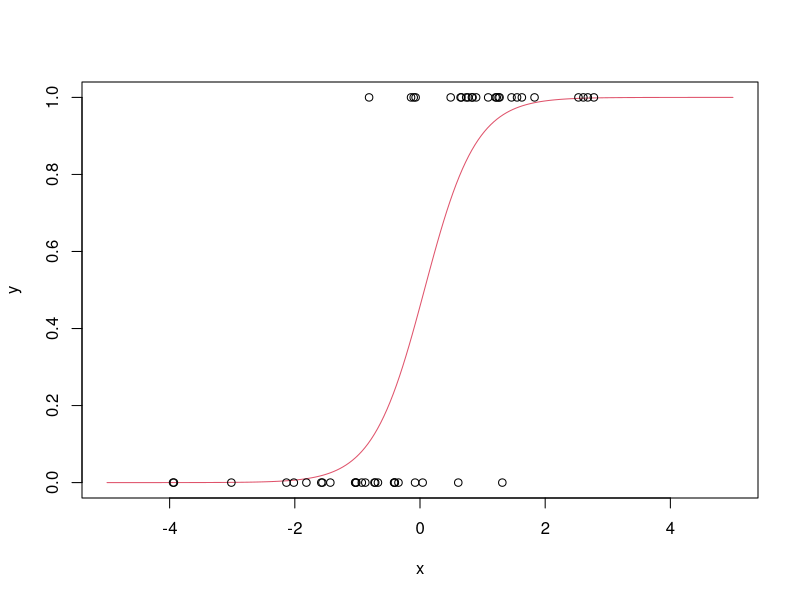
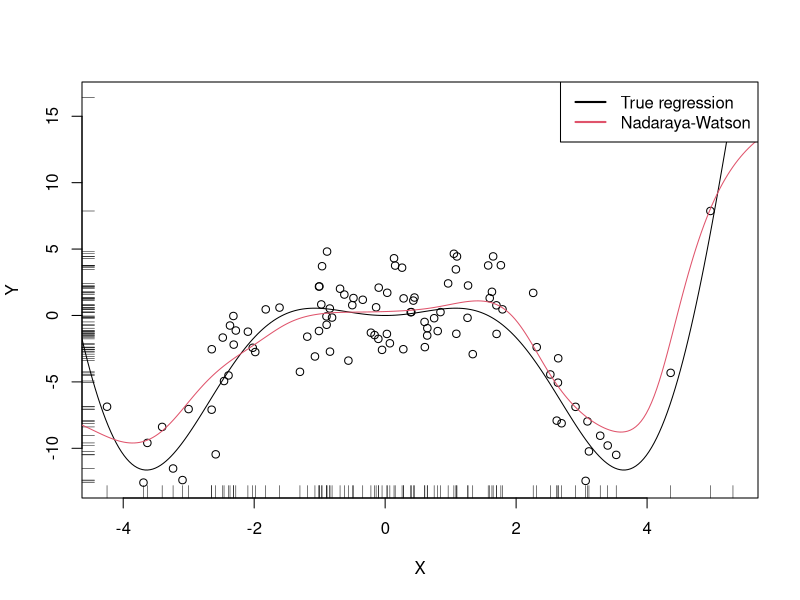

Generate these figures, in order, with R: (Note: this script raises an error after producing the figures.)

## ------------------------------------------------------------------------
## Name: 03-reg.R
## Description: Script for Chapter 3 of "A Short Course on Nonparametric Curve Estimation"
## Link: https://egarpor.github.io/NP-EAFIT
## License: https://creativecommons.org/licenses/by-nc-nd/4.0/
## Author: Eduardo García-Portugués
## ------------------------------------------------------------------------

## ----lm-----------------------------------------------------------------------
# Create the data employed in Figure 3.1

# Generates 50 points from a N(0, 1): predictors and error
set.seed(34567)
x1 <- rnorm(50)
x2 <- rnorm(50)
x3 <- x1 + rnorm(50, sd = 0.05) # Make variables dependent
eps <- rnorm(50)

# Responses
yLin <- -0.5 + 0.5 * x1 + 0.5 * x2 + eps
yQua <- -0.5 + x1^2 + 0.5 * x2 + eps
yExp <- -0.5 + 0.5 * exp(x2) + x3 + eps

# Data
dataAnimation <- data.frame(x1 = x1, x2 = x2, yLin = yLin,
                            yQua = yQua, yExp = yExp)

# Call lm
# lm employs formula = response ~ predictor1 + predictor2 + ...
# (names according to the data frame names) for denoting the regression
# to be done
mod <- lm(yLin ~ x1 + x2, data = dataAnimation)
summary(mod)

# mod is a list with a lot of information
# str(mod) # Long output

# Coefficients
mod$coefficients

# Application of formula (3.4)

# Matrix X
X <- cbind(1, x1, x2)

# Vector Y
Y <- yLin

# Coefficients
beta <- solve(t(X) %*% X) %*% t(X) %*% Y
beta








## ----glm-1--------------------------------------------------------------------
# Create the data employed in Figure 3.4

# Data
set.seed(34567)
x <- rnorm(50, sd = 1.5)
y1 <- -0.5 + 3 * x
y2 <- 0.5 - 2 * x
y3 <- -2 + 5 * x
y1 <- rbinom(50, size = 1, prob = 1 / (1 + exp(-y1)))
y2 <- rbinom(50, size = 1, prob = 1 / (1 + exp(-y2)))
y3 <- rbinom(50, size = 1, prob = 1 / (1 + exp(-y3)))

# Data
dataMle <- data.frame(x = x, y1 = y1, y2 = y2, y3 = y3)


## ----glm-2--------------------------------------------------------------------
# Call glm
# glm employs formula = response ~ predictor1 + predictor2 + ...
# (names according to the data frame names) for denoting the regression
# to be done. We need to specify family = "binomial" to make a
# logistic regression
mod <- glm(y1 ~ x, family = "binomial", data = dataMle)
summary(mod)

# mod is a list with a lot of information
# str(mod) # Long output

# Coefficients
mod$coefficients

# Plot the fitted regression curve
xGrid <- seq(-5, 5, l = 200)
yGrid <- 1 / (1 + exp(-(mod$coefficients[1] + mod$coefficients[2] * xGrid)))
plot(xGrid, yGrid, type = "l", col = 2, xlab = "x", ylab = "y")
points(x, y1)


## ----nw-1---------------------------------------------------------------------
# Nadaraya--Watson
mNW <- function(x, X, Y, h, K = dnorm) {

  # Arguments
  # x: evaluation points
  # X: vector (size n) with the predictors
  # Y: vector (size n) with the response variable
  # h: bandwidth
  # K: kernel

  # Matrix of size n x length(x)
  Kx <- sapply(X, function(Xi) K((x - Xi) / h) / h)

  # Weights
  W <- Kx / rowSums(Kx) # Column recycling!

  # Means at x ("drop" to drop the matrix attributes)
  drop(W %*% Y)

}

# Generate some data to test the implementation
set.seed(12345)
n <- 100
eps <- rnorm(n, sd = 2)
m <- function(x) x^2 * cos(x)
X <- rnorm(n, sd = 2)
Y <- m(X) + eps
xGrid <- seq(-10, 10, l = 500)

# Bandwidth
h <- 0.5

# Plot data
plot(X, Y)
rug(X, side = 1); rug(Y, side = 2)
lines(xGrid, m(xGrid), col = 1)
lines(xGrid, mNW(x = xGrid, X = X, Y = Y, h = h), col = 2)
legend("topright", legend = c("True regression", "Nadaraya-Watson"),
       lwd = 2, col = 1:2)


## ----nw-2, eval = FALSE-------------------------------------------------------
# # Simple plot of N-W for varying h's
# manipulate({
# 
#   # Plot data
#   plot(X, Y)
#   rug(X, side = 1); rug(Y, side = 2)
#   lines(xGrid, m(xGrid), col = 1)
#   lines(xGrid, mNW(x = xGrid, X = X, Y = Y, h = h), col = 2)
#   legend("topright", legend = c("True regression", "Nadaraya-Watson"),
#          lwd = 2, col = 1:2)
# 
# }, h = slider(min = 0.01, max = 2, initial = 0.5, step = 0.01))
# 




## ----loc-1--------------------------------------------------------------------
# Generate some data to test the implementation
set.seed(123456)
n <- 100
eps <- rnorm(n, sd = 2)
m <- function(x) x^3 * sin(x)
X <- rnorm(n, sd = 1.5)
Y <- m(X) + eps
xGrid <- seq(-10, 10, l = 500)

# Bandwidth
h <- 0.25
lp0 <- locpoly(x = X, y = Y, bandwidth = h, degree = 0, range.x = c(-10, 10),
               gridsize = 500)
lp1 <- locpoly(x = X, y = Y, bandwidth = h, degree = 1, range.x = c(-10, 10),
               gridsize = 500)

# Plot data
plot(X, Y)
rug(X, side = 1); rug(Y, side = 2)
lines(xGrid, m(xGrid), col = 1)
lines(lp0$x, lp0$y, col = 2)
lines(lp1$x, lp1$y, col = 3)
legend("bottom", legend = c("True regression", "Local constant",
                         "Local linear"),
       lwd = 2, col = 1:3)


## ----loc-2, eval = FALSE------------------------------------------------------
# # Simple plot of local polynomials for varying h's
# manipulate({
# 
#   # Plot data
#   lpp <- locpoly(x = X, y = Y, bandwidth = h, degree = p, range.x = c(-10, 10),
#                  gridsize = 500)
#   plot(X, Y)
#   rug(X, side = 1); rug(Y, side = 2)
#   lines(xGrid, m(xGrid), col = 1)
#   lines(lpp$x, lpp$y, col = p + 2)
#   legend("bottom", legend = c("True regression", "Local polynomial fit"),
#          lwd = 2, col = c(1, p + 2))
# 
# }, h = slider(min = 0.01, max = 2, initial = 0.5, step = 0.01),
# p = slider(min = 0, max = 4, initial = 0, step = 1))
# 


## ----badh---------------------------------------------------------------------
# Grid for representing (3.22)
hGrid <- seq(0.1, 1, l = 200)^2
error <- sapply(hGrid, function(h)
  mean((Y - mNW(x = X, X = X, Y = Y, h = h))^2))

# Error curve
plot(hGrid, error, type = "l")
rug(hGrid)
abline(v = hGrid[which.min(error)], col = 2)


## ----nw-cv--------------------------------------------------------------------
# Generate some data to test the implementation
set.seed(12345)
n <- 100
eps <- rnorm(n, sd = 2)
m <- function(x) x^2 + sin(x)
X <- rnorm(n, sd = 1.5)
Y <- m(X) + eps
xGrid <- seq(-10, 10, l = 500)

# Objective function
cvNW <- function(X, Y, h, K = dnorm) {
  	sum(((Y - mNW(x = X, X = X, Y = Y, h = h, K = K)) /
  	       (1 - K(0) / colSums(K(outer(X, X, "-") / h))))^2)
}

# Find optimum CV bandwidth, with sensible grid
bw.cv.grid <- function(X, Y,
                       h.grid = diff(range(X)) * (seq(0.1, 1, l = 200))^2,
                       K = dnorm, plot.cv = FALSE) {
	obj <- sapply(h.grid, function(h) cvNW(X = X, Y = Y, h = h, K = K))
  h <- h.grid[which.min(obj)]
  if (plot.cv) {
    plot(h.grid, obj, type = "o")
    rug(h.grid)
    abline(v = h, col = 2, lwd = 2)
  }
  h
}

# Bandwidth
h <- bw.cv.grid(X = X, Y = Y, plot.cv = TRUE)
h

# Plot result
plot(X, Y)
rug(X, side = 1); rug(Y, side = 2)
lines(xGrid, m(xGrid), col = 1)
lines(xGrid, mNW(x = xGrid, X = X, Y = Y, h = h), col = 2)
legend("topright", legend = c("True regression", "Nadaraya-Watson"),
       lwd = 2, col = 1:2)




## ----loclog-------------------------------------------------------------------
# Simulate some data
n <- 200
logistic <- function(x) 1 / (1 + exp(-x))
p <- function(x) logistic(1 - 3 * sin(x))
set.seed(123456)
X <- runif(n = n, -3, 3)
Y <- rbinom(n = n, size = 1, prob = p(X))

# Set bandwidth and evaluation grid
h <- 0.25
x <- seq(-3, 3, l = 501)

# Optimize the weighted log-likelihood through glm's built in procedure
suppressWarnings(
  fitGlm <- sapply(x, function(x) {
    K <- dnorm(x = x, mean = X, sd = h)
    glm.fit(x = cbind(1, X - x), y = Y, weights = K,
            family = binomial())$coefficients[1]
  })
)

# Optimize the weighted log-likelihood explicitly
suppressWarnings(
  fitNlm <- sapply(x, function(x) {
    K <- dnorm(x = x, mean = X, sd = h)
    nlm(f = function(beta) {
      -sum(K * (Y * (beta[1] + beta[2] * (X - x)) -
                  log(1 + exp(beta[1] + beta[2] * (X - x)))))
      }, p = c(0, 0))$estimate[1]
  })
)

# Using locfit
# Bandwidth cannot be controlled explicitly - only through nn in ?lp
library(locfit)
fitLocfit <- locfit(Y ~ lp(X, deg = 1, nn = 0.25), family = "binomial",
                    kern = "gauss")

# Compare fits
plot(x, p(x), ylim = c(0, 1.5), type = "l", lwd = 2)
lines(x, logistic(fitGlm), col = 2)
lines(x,logistic(fitNlm), col = 3, lty = 2)
plot(fitLocfit, add = TRUE, col = 4)
legend("topright", legend = c("p(x)", "glm", "nlm", "locfit"), lwd = 2,
       col = c(1, 2, 3, 4), lty = c(1, 1, 2, 1))


## ----loclog-cv----------------------------------------------------------------
# Exact LCV - recall that we *maximize* the LCV!
h <- seq(0.1, 2, by = 0.1)
suppressWarnings(
  LCV <- sapply(h, function(h) {
  sum(sapply(1:n, function(i) {
    K <- dnorm(x = X[i], mean = X[-i], sd = h)
    nlm(f = function(beta) {
      -sum(K * (Y[-i] * (beta[1] + beta[2] * (X[-i] - X[i])) -
                  log(1 + exp(beta[1] + beta[2] * (X[-i] - X[i])))))
      }, p = c(0, 0))$minimum
    }))
  })
)
plot(h, LCV, type = "o")
abline(v = h[which.max(LCV)], col = 2)
